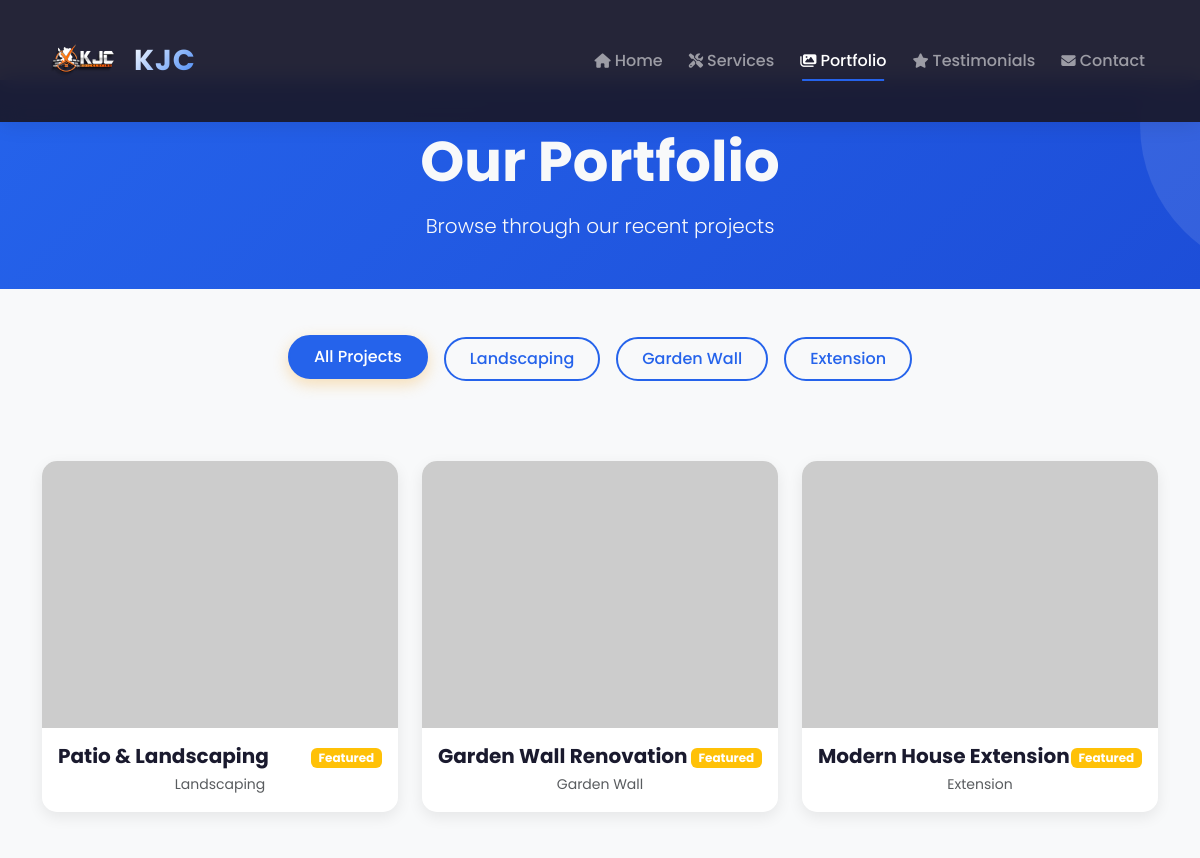
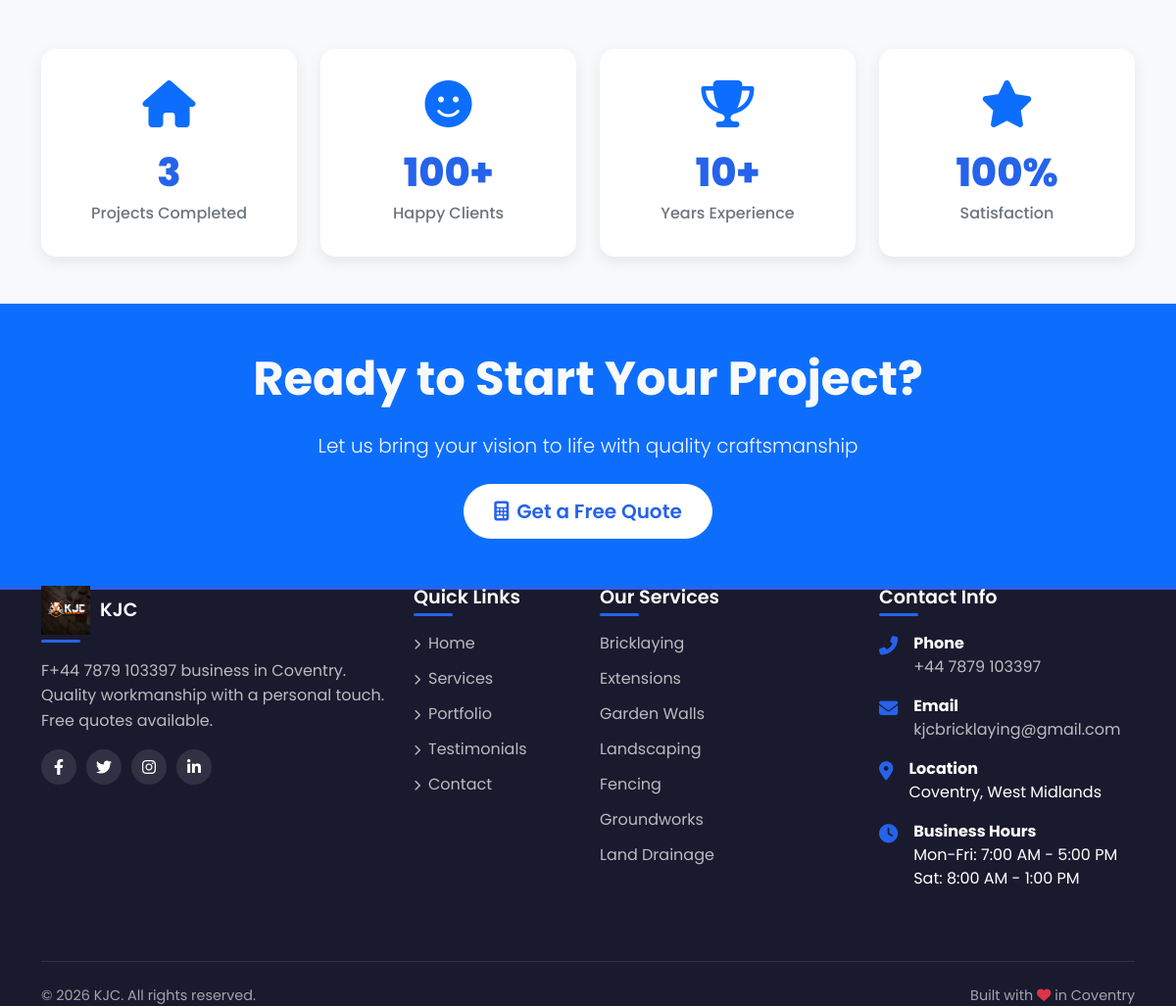
The app's page /portfolio with its own data (2 pictures, top to bottom).
### database.py (models this page shows, shortened)
class Project(db.Model):
    id = db.Column(db.Integer, primary_key=True)
    title = db.Column(db.String(100), nullable=False)
    description = db.Column(db.Text)
    image_url = db.Column(db.String(200))
    category = db.Column(db.String(50))
    date_completed = db.Column(db.DateTime)
    featured = db.Column(db.Boolean, default=False)
    location = db.Column(db.String(100))
    client_name = db.Column(db.String(100))
    project_type = db.Column(db.String(50))
    before_image_url = db.Column(db.String(200))
    after_image_url = db.Column(db.String(200))
    gallery_images = db.Column(db.Text)  # JSON string of image URLs
    views = db.Column(db.Integer, default=0)
    is_active = db.Column(db.Boolean, default=True)
    slug = db.Column(db.String(200), unique=True)  # SEO-friendly URL
    created_at = db.Column(db.DateTime, default=datetime.utcnow)
    updated_at = db.Column(db.DateTime, default=datetime.utcnow, onupdate=datetime.utcnow)

### app.py (the view)
@app.route('/portfolio')
def portfolio():
    projects = Project.query.filter_by(is_active=True).order_by(Project.date_completed.desc()).all()
    categories = db.session.query(Project.category).distinct().filter(Project.category != '', Project.is_active == True).all()
    return render_template('portfolio.html', projects=projects, categories=categories, now=datetime.now(), whatsapp_number=SiteSettings.get('whatsapp', WHATSAPP_NUMBER))

### app.py (called while the page is built)
@app.context_processor
def inject_now():
    return {
        'now': datetime.now(),
        'site_title': SiteSettings.get('site_title', 'KJC'),
        'site_phone': SiteSettings.get('phone', '+44 7879 103397'),
        'site_email': SiteSettings.get('email', 'kjcbricklaying@gmail.com'),
        'site_address': SiteSettings.get('address', 'Coventry, West Midlands'),
        'whatsapp_number': SiteSettings.get('whatsapp', '+44 7879 103397'),
        'facebook_url': SiteSettings.get('facebook', '#'),
        'twitter_url': SiteSettings.get('twitter', '#'),
        'instagram_url': SiteSettings.get('instagram', '#'),
        'linkedin_url': SiteSettings.get('linkedin', '#')
    }

### database.py (called while the page is built)
    @staticmethod
    def get(key, default=None):
        setting = SiteSettings.query.filter_by(key=key).first()
        return setting.value if setting else default

### templates/portfolio.html (shortened to what this page needs)
{% extends "base.html" %}
{% block content %}
<section class="page-header bg-primary text-light py-5">
  <div class="container">
    <div class="row">
      <div class="col-12 text-center" data-aos="fade-up">
        <h1 class="display-4 fw-bold mb-3">Our Portfolio</h1>
        <p class="lead mb-0">Browse through our recent projects</p>
      </div>
    </div>
  </div>
</section>
<section class="py-5">
  <div class="container">
    <div class="row mb-5" data-aos="fade-up">
      <div class="col-12">
        <div class="portfolio-filter text-center">
          <button class="filter-btn active" data-filter="all">
            All Projects
          </button>
          {% set categories = [] %} {% for project in projects %} {% if
          project.category and project.category not in categories %} {% set _ =
          categories.append(project.category) %}
          <button
            class="filter-btn"
            data-filter="{{ project.category|lower|replace(' ', '-') }}"
          >
            {{ project.category }}
          </button>
          {% endif %} {% endfor %}
        </div>
      </div>
    </div>
    <div class="row g-4 portfolio-grid">
      {% if projects %} {% for project in projects %}
      <div
        class="col-md-6 col-lg-4 portfolio-item"
        data-id="{{ project.id }}"
        data-category="{{ project.category|lower|replace(' ', '-') if project.category else 'general' }}"
        data-aos="fade-up"
        data-aos-delay="{{ loop.index % 3 * 100 }}"
      >
        <div class="portfolio-card">
          <div class="portfolio-image">
          </div>
          <div class="portfolio-info">
            <div class="d-flex justify-content-between align-items-center">
              <h5 class="mb-1">{{ project.title }}</h5>
              {% if project.featured %}
              <span class="badge bg-warning">Featured</span>
              {% endif %}
            </div>
            {% if project.category %}
            <small class="text-muted">{{ project.category }}</small>
            {% endif %}
          </div>
        </div>
      </div>
      {% endfor %} {% endif %}
    </div>
  </div>
</section>
<section class="py-5 bg-light">
  <div class="container">
    <div class="row text-center g-4">
      <div class="col-md-3" data-aos="fade-up">
        <div class="stats-card">
          <i class="fas fa-home fa-3x text-primary mb-3"></i>
          <div class="stats-number" data-count="{{ projects|length }}">
            {{ projects|length }}
          </div>
          <div class="stats-label">Projects Completed</div>
        </div>
      </div>
      <div class="col-md-3" data-aos="fade-up" data-aos-delay="100">
        <div class="stats-card">
          <i class="fas fa-smile fa-3x text-primary mb-3"></i>
          <div class="stats-number" data-count="100">100+</div>
          <div class="stats-label">Happy Clients</div>
        </div>
      </div>
      <div class="col-md-3" data-aos="fade-up" data-aos-delay="200">
        <div class="stats-card">
          <i class="fas fa-trophy fa-3x text-primary mb-3"></i>
          <div class="stats-number" data-count="10">10+</div>
          <div class="stats-label">Years Experience</div>
        </div>
      </div>
      <div class="col-md-3" data-aos="fade-up" data-aos-delay="300">
        <div class="stats-card">
          <i class="fas fa-star fa-3x text-primary mb-3"></i>
          <div class="stats-number" data-count="100">100%</div>
          <div class="stats-label">Satisfaction</div>
        </div>
      </div>
    </div>
  </div>
</section>
<section class="py-5 bg-primary text-light">
  <div class="container text-center" data-aos="zoom-in">
    <h2 class="display-5 fw-bold mb-4">Ready to Start Your Project?</h2>
    <p class="lead mb-4">
      Let us bring your vision to life with quality craftsmanship
    </p>
    <a href="{{ url_for('contact') }}" class="btn btn-light btn-lg">
      <i class="fas fa-calculator me-2"></i>Get a Free Quote
    </a>
  </div>
</section>
{% endblock %}

### static/css/style.css (style rules this page uses)
:root { --primary-color: #f39c12; --primary-dark: #e67e22; --primary-light: #f1c40f; --secondary-color: #2c3e50; --accent-color: #f39c12; --dark-color: #1a1a2e; --light-color: #f8f9fa; --gray-color: #6c757d; --gray-light: #e9ecef; --gray-dark: #343a40; --success-color: #27ae60; --warning-color: #f39c12; --danger-color: #e74c3c; --transition: all 0.3s cubic-bezier(0.4, 0, 0.2, 1); --shadow-sm: 0 2px 4px rgba(0,0,0,0.05); --shadow-md: 0 4px 6px rgba(0,0,0,0.07); --shadow-lg: 0 10px 25px rgba(0,0,0,0.1); --shadow-xl: 0 20px 35px rgba(0,0,0,0.15); }
* { margin: 0; padding: 0; box-sizing: border-box; }
body { font-family: 'Poppins', 'Segoe UI', Tahoma, Geneva, Verdana, sans-serif; padding-top: 80px; background: var(--light-color); color: var(--dark-color); overflow-x: hidden; }
h1, h2, h3, h4, h5, h6 { font-weight: 700; line-height: 1.2; }
.btn { padding: 12px 30px; font-weight: 600; border-radius: 50px; transition: var(--transition); position: relative; overflow: hidden; }
.btn::before { content: ''; position: absolute; top: 50%; left: 50%; width: 0; height: 0; border-radius: 50%; background: rgba(255,255,255,0.3); transform: translate(-50%, -50%); transition: width 0.6s, height 0.6s; }
.btn-light { background: white; color: var(--primary-color); }
section { padding: 80px 0; }
.hover-lift { transition: var(--transition); }

### templates/base.html (style rules this page uses)
:root { --primary-color: #2563eb; --primary-dark: #1d4ed8; --primary-light: #3b82f6; --secondary-color: #2c3e50; --accent-color: #2563eb; --dark-color: #1a1a2e; --light-color: #f8f9fa; --transition: all 0.3s cubic-bezier(0.4, 0, 0.2, 1); --logo-size-desktop: 80px; --logo-size-scrolled: 65px; --logo-size-tablet: 65px; --logo-size-mobile: 55px; --logo-size-footer: 50px; }

### templates/portfolio.html (style rules this page uses)
.page-header { background: linear-gradient( 135deg, var(--primary-color), var(--primary-dark) ); position: relative; overflow: hidden; }
.page-header::before { content: ""; position: absolute; top: -50%; right: -20%; width: 300px; height: 300px; background: rgba(255, 255, 255, 0.1); border-radius: 50%; animation: float 6s ease-in-out infinite; }
.portfolio-filter { display: flex; flex-wrap: wrap; justify-content: center; gap: 1rem; margin-bottom: 2rem; }
.filter-btn { padding: 0.5rem 1.5rem; border: 2px solid var(--primary-color); background: transparent; color: var(--primary-color); border-radius: 50px; font-weight: 500; transition: all 0.3s ease; cursor: pointer; }
.filter-btn:hover, .filter-btn.active { background: var(--primary-color); color: white; transform: translateY(-2px); box-shadow: 0 5px 15px rgba(243, 156, 18, 0.3); }
.portfolio-card { background: white; border-radius: 15px; overflow: hidden; box-shadow: 0 5px 15px rgba(0, 0, 0, 0.08); transition: all 0.3s ease; cursor: pointer; }
.portfolio-image { position: relative; overflow: hidden; aspect-ratio: 4/3; }
.portfolio-info { padding: 1rem; text-align: center; }
.stats-card { background: white; padding: 2rem; border-radius: 15px; box-shadow: 0 5px 15px rgba(0, 0, 0, 0.08); transition: all 0.3s ease; }
.stats-number { font-size: 2.5rem; font-weight: 800; color: var(--primary-color); }
.stats-label { color: var(--gray-color); font-weight: 500; }

### records on screen
Project: category "Landscaping", title "Patio & Landscaping", featured "Featured"
Project: category "Garden Wall", title "Garden Wall Renovation", featured "Featured"
Project: category "Extension", title "Modern House Extension", featured "Featured"

### other values on screen
{{ projects|length }} "3"
